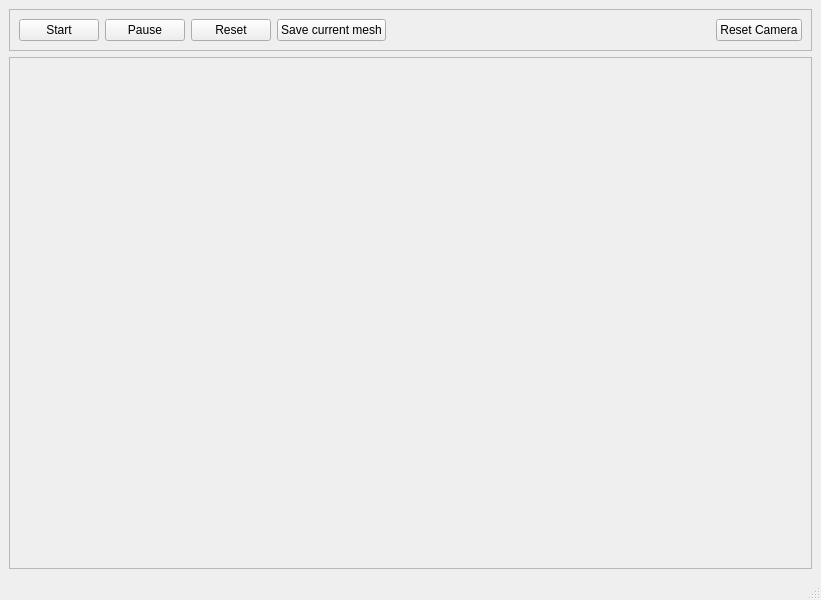
<?xml version="1.0" encoding="UTF-8"?>
<ui version="4.0">
 <class>ModelAcquisitionWindow</class>
 <widget class="QMainWindow" name="ModelAcquisitionWindow">
  <property name="geometry">
   <rect>
    <x>0</x>
    <y>0</y>
    <width>821</width>
    <height>600</height>
   </rect>
  </property>
  <property name="windowTitle">
   <string>3D View</string>
  </property>
  <widget class="QWidget" name="centralwidget">
   <layout class="QVBoxLayout" name="verticalLayout">
    <item>
     <widget class="QFrame" name="frame_4">
      <property name="sizePolicy">
       <sizepolicy hsizetype="Preferred" vsizetype="Fixed">
        <horstretch>0</horstretch>
        <verstretch>0</verstretch>
       </sizepolicy>
      </property>
      <property name="frameShape">
       <enum>QFrame::StyledPanel</enum>
      </property>
      <property name="frameShadow">
       <enum>QFrame::Raised</enum>
      </property>
      <layout class="QHBoxLayout" name="horizontalLayout_4">
       <item>
        <widget class="QPushButton" name="startButton">
         <property name="sizePolicy">
          <sizepolicy hsizetype="Fixed" vsizetype="Fixed">
           <horstretch>0</horstretch>
           <verstretch>0</verstretch>
          </sizepolicy>
         </property>
         <property name="text">
          <string>Start</string>
         </property>
        </widget>
       </item>
       <item>
        <widget class="QPushButton" name="stopButton">
         <property name="sizePolicy">
          <sizepolicy hsizetype="Fixed" vsizetype="Fixed">
           <horstretch>0</horstretch>
           <verstretch>0</verstretch>
          </sizepolicy>
         </property>
         <property name="text">
          <string>Pause</string>
         </property>
        </widget>
       </item>
       <item>
        <widget class="QPushButton" name="resetButton">
         <property name="text">
          <string>Reset</string>
         </property>
        </widget>
       </item>
       <item>
        <widget class="QPushButton" name="saveMeshButton">
         <property name="text">
          <string>Save current mesh</string>
         </property>
        </widget>
       </item>
       <item>
        <spacer name="horizontalSpacer_3">
         <property name="orientation">
          <enum>Qt::Horizontal</enum>
         </property>
         <property name="sizeHint" stdset="0">
          <size>
           <width>40</width>
           <height>20</height>
          </size>
         </property>
        </spacer>
       </item>
       <item>
        <widget class="QPushButton" name="resetCamera">
         <property name="text">
          <string>Reset Camera</string>
         </property>
        </widget>
       </item>
      </layout>
     </widget>
    </item>
    <item>
     <widget class="QFrame" name="frame_2">
      <property name="frameShape">
       <enum>QFrame::StyledPanel</enum>
      </property>
      <property name="frameShadow">
       <enum>QFrame::Raised</enum>
      </property>
      <layout class="QHBoxLayout" name="horizontalLayout_2">
       <item>
        <widget class="ntk::MeshViewer" name="mesh_view" native="true">
         <property name="minimumSize">
          <size>
           <width>783</width>
           <height>468</height>
          </size>
         </property>
         <property name="focusPolicy">
          <enum>Qt::ClickFocus</enum>
         </property>
        </widget>
       </item>
      </layout>
     </widget>
    </item>
   </layout>
  </widget>
  <widget class="QMenuBar" name="menubar">
   <property name="geometry">
    <rect>
     <x>0</x>
     <y>0</y>
     <width>821</width>
     <height>21</height>
    </rect>
   </property>
  </widget>
  <widget class="QStatusBar" name="statusbar"/>
  <action name="action_Grab_and_Move">
   <property name="text">
    <string>Grab and Move</string>
   </property>
  </action>
  <action name="action_Grab_Sequence">
   <property name="text">
    <string>Grab Sequence</string>
   </property>
  </action>
  <action name="actionModel_and_Move">
   <property name="text">
    <string>Model and Move</string>
   </property>
  </action>
  <action name="actionModel_Sequence">
   <property name="text">
    <string>Model Sequence</string>
   </property>
  </action>
 </widget>
 <customwidgets>
  <customwidget>
   <class>ntk::MeshViewer</class>
   <extends>QWidget</extends>
   <header location="global">ntk/mesh/mesh_viewer.h</header>
   <container>1</container>
  </customwidget>
 </customwidgets>
 <resources/>
 <connections/>
</ui>
